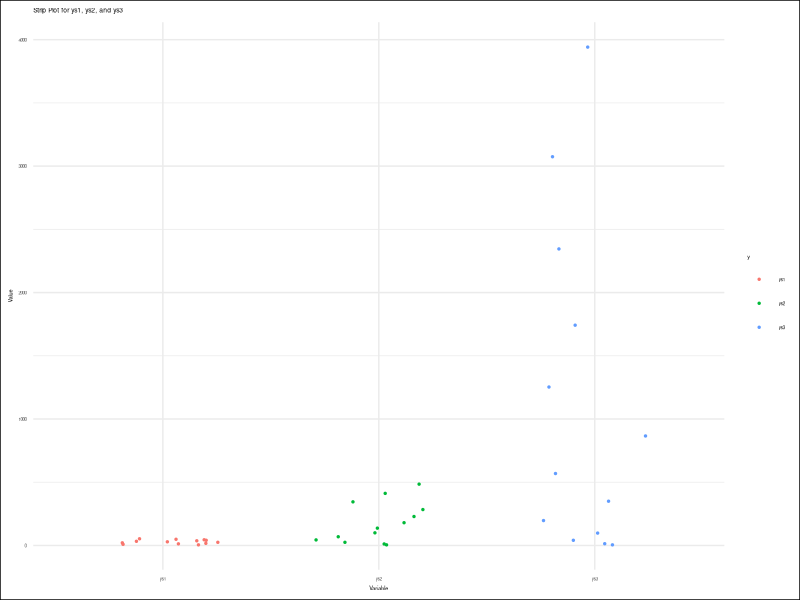

Recreate this plot in R.
# Load required libraries
library(readr)
library(tidyr)
library(ggplot2)

# Read data from CSV file
series <- read_csv(
  "series.csv",
  show_col_types = FALSE)

# Melt the series to long format for stripplot
series_longer <- series %>%
  gather(key = "y", value = "value", -xs)

# Define custom colors (unused)
custom_colors <- c("red", "green", "blue")

# Define softer colors
# Light pink, Sky blue, Gold
soft_colors <- c("#FFB6C1", "#87CEEB", "#FFD700")

# Create stripplot using ggplot2 with custom colors
plot <- ggplot(
    series_longer,
    aes(x = y, y = value, color = y)) +
  geom_jitter(
    width = 0.3, height = 0, size = 0.5) +
  scale_fill_manual(values = soft_colors) +
  labs(
    x = "Variable", y = "Value",
    title = "Strip Plot for ys1, ys2, and ys3") +
  theme_minimal() +
  theme(
    plot.background = element_rect(fill = "white"),
    text = element_text(size = 4))

# Save plot as PNG
ggsave("81d-strip.png", plot,
  width = 800, height = 400, units = "px")
